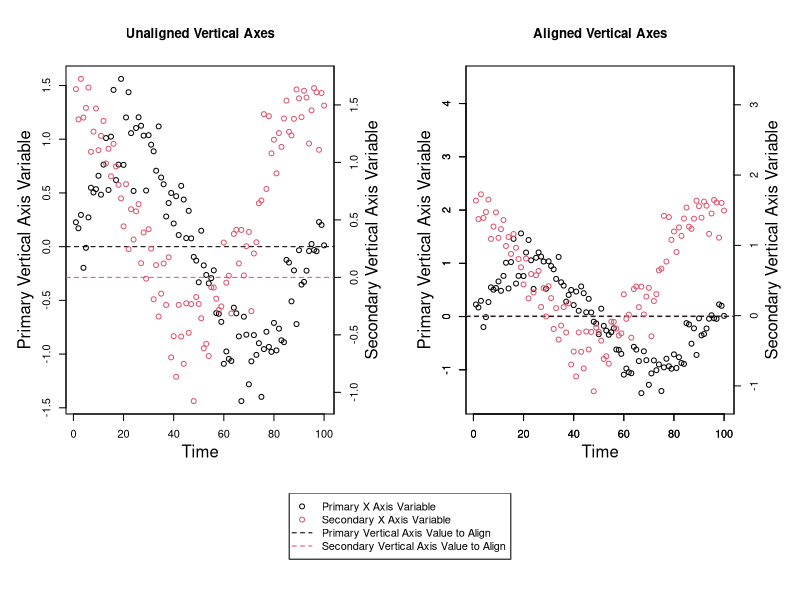
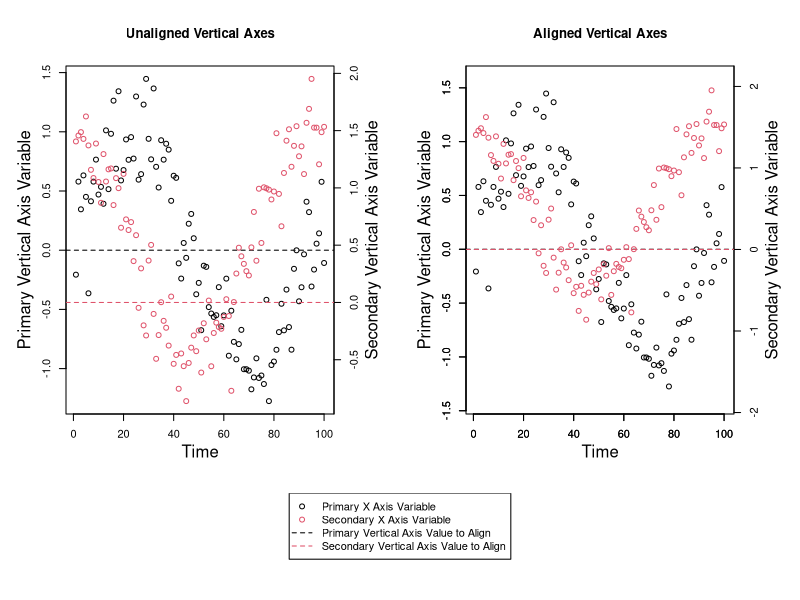

Write R code to recreate these figures, in order. (Note: this script raises an error after producing the figures.)

# A Function for Aligning a Value on Primary and Secondary Vertical Axes on
# Plots

# David Moore
# davidblakneymoore@gmail.com
# April 2021


# The Explanation

# You might want to align a value (such as 0) on both the primary and secondary
# vertical axes. Aligning values can't typically be done by default. You could
# manually define axis limits for both axes to align a value, but if you
# manually choose values for these limits, you might end up with more space on
# the top or the bottom of the graph than is desireable, or you may not be able
# to line up the values across both axes perfectly.

# Here is a function for determining how to optimally align a value on both the
# primary and the secondary vertical axes such that there isn't unnecessary 
# additional space on the top or the bottom of any graph and such that the two
# values will perfectly align across both vertical axes. This function returns
# the new axis limits for both the primary and the secondary vertical axes that
# make the two values you wish to align across both vertical axes line up
# perfectly.

# More often than not, you'll probably want to line up the value of 0 across
# both vertical axes, and you may want to preserve the primary vertical axis
# scale and rescale the secondary vertical axis. This function is flexible and
# allows you to align the axes at any value (you can even choose different
# values for both axes) and it allows you to select which axis scale you wish
# to preserve (you could also choose to preserve neither the primary or the
# secondary vertical axis scales and have the algorithm choose the optimal
# solution).

# To align both axes at particular values, a ratio must be calculated for each
# axis. This ratio is the ratio of the distance of the value to align to the
# minimum value of a particular variable to the distance of the maximum value
# to the minimum value of this same variable. This ratio is calculated for both
# axes. Ratios can be greater than 1 or less than 0 if the value you wish to
# align is not within the range of that variable.

# This function takes 6 arguments. The first two are required, and either
# 'Ratio_of_Value_to_Align_to_Vertical_Axis_Range' or 'Axis_Scale_to_Preserve'
# must be provided as well.

# 'Primary_Vertical_Axis_Variable' is a numeric vector - it's the variable you
# wish to appear on the primary vertical axis.

# 'Secondary_Vertical_Axis_Variable' is a numeric vector - it's the variable
# you wish to appear on the secondary vertical axis.

# 'Data_Frame' is an optional argument you can provide if both the
# 'Primary_Vertical_Axis_Variable' and 'Secondary_Vertical_Axis_Variable'
# arguments come from the same data frame and you only want to type the data
# frame name once.

# 'Primary_Vertical_Axis_Value_to_Align = 0' is the value you wish to align on
# the primary vertical axis. The default value for this argument is 0.

# 'Secondary_Vertical_Axis_Value_to_Align = 0' is the value you wish to align
# on the secondary vertical axis. The default value for this argument is 0.

# 'Ratio_of_Value_to_Align_to_Vertical_Axis_Range' sets where on the vertical
# axis the value to align is. For example, the values to align may both be 0,
# and if the 'Ratio_of_Value_to_Align_to_Vertical_Axis_Range' is 0.5, the value
# to align (0) will be exactly halfway up the vertical axis. If the
# 'Ratio_of_Value_to_Align_to_Vertical_Axis_Range' is 0.25, the values to align
# will both be a quarter of the way up both vertical axes from the bottom of
# the plot. If this argument is a number between 0 and 1, the value to align
# will be visible in the plotting region; if this argument is greater than 1 or
# less than 0, the value to align will not appear in the plotting region, but
# it will still be aligned on both vertical axes. This argument is required
# only if the 'Axis_Scale_to_Preserve' argument is not provided.

# 'Axis_Scale_to_Preserve = "Neither"' tells the function if the scale of one
# of the vertical axes should be preserved and not rescaled at all. The three
# possibilities for this argument are 'Primary', 'Secondary', and 'Neither',
# with the latter being the default. This argument could be used if one of the
# vertical axes is much more important than the other. For example, if you wish
# to plot the primary vertical axis variable such that it takes up the entire
# plotting region and is not rescaled by this function, you would set this
# argument to 'Primary', and all of the rescaling would occur on the secondary
# vertical axis. If the 'Ratio_of_Value_to_Align_to_Vertical_Axis_Range'
# argument is not specified, this argument is required. It should be noted that
# there are cases where it would be impossible to preserve one of the vertical
# axis scales - for example, if one vertical axis variable had a maximum value
# of 10 and a value to align of 15, and the other vertical axis variable had a
# minimum value of 20 and a value to align of 15, there be no possible way to
# plot all of the points while aligning both vertical axes at the value 15.

# 'Axis_Buffer = 10' is the minimum total percent of blank space you wish to
# leave around the top and the bottom of the graph (half of this space will
# appear on the top and half will appear on the bottom). Ten percent is the
# default. It is the minimum total percent of blank space around the top and
# the bottom because if rescaling is necessary to align the values across both
# vertical axes, it follows that more than 10 % of blank space will necessarily
# exist on at least one end of one of the vertical axes. To minimize blank
# space, you could preserve the scale of one of the vertical axes by setting
# the 'Axis_Scale_to_Preserve' argument to either 'Primary' or 'Secondary'.


# The Function

Axis_Limits_for_Primary_and_Secondary_Vertical_Axes_Aligned_by_a_Value_Function <- function (Primary_Vertical_Axis_Variable, Secondary_Vertical_Axis_Variable, Data_Frame, Primary_Vertical_Axis_Value_to_Align = 0, Secondary_Vertical_Axis_Value_to_Align = 0, Ratio_of_Value_to_Align_to_Vertical_Axis_Range = NULL, Axis_Scale_to_Preserve = "Neither", Axis_Buffer = 10) {
  if (!missing(Data_Frame)) {
    Primary_Vertical_Axis_Variable <- Data_Frame[[deparse(substitute(Primary_Vertical_Axis_Variable))]]
    Secondary_Vertical_Axis_Variable <- Data_Frame[[deparse(substitute(Secondary_Vertical_Axis_Variable))]]
  }
  if (!is.numeric(Primary_Vertical_Axis_Variable)) {
    stop("'Primary_Vertical_Axis_Variable' must be numeric.")
  }
  if (!is.numeric(Secondary_Vertical_Axis_Variable)) {
    stop("'Secondary_Vertical_Axis_Variable' must be numeric.")
  }
  if (!is.numeric(Primary_Vertical_Axis_Value_to_Align) | length(Primary_Vertical_Axis_Value_to_Align) != 1) {
    stop("'Primary_Vertical_Axis_Value_to_Align' must be a single numeric value.")
  }
  if (!is.numeric(Secondary_Vertical_Axis_Value_to_Align) | length(Secondary_Vertical_Axis_Value_to_Align) != 1) {
    stop("'Secondary_Vertical_Axis_Value_to_Align' must be a single numeric value.")
  }
  if (!is.null(Ratio_of_Value_to_Align_to_Vertical_Axis_Range)) {
    if (!is.numeric(Ratio_of_Value_to_Align_to_Vertical_Axis_Range) | length(Ratio_of_Value_to_Align_to_Vertical_Axis_Range) != 1) {
      stop("'Ratio_of_Value_to_Align_to_Vertical_Axis_Range' must be a single numeric value.")
    }
    if (Ratio_of_Value_to_Align_to_Vertical_Axis_Range <= 0 | Ratio_of_Value_to_Align_to_Vertical_Axis_Range >= 1) {
      warning ("'Ratio_of_Value_to_Align_to_Vertical_Axis_Range' should be a number between 0 and 1. If it isn't, the values to align will be outside of the plotting region, and you risk not having all the data points inside the plotting region.")
    }
  }
  if (!(Axis_Scale_to_Preserve %in% c("Primary", "Secondary", "Neither")) | length(Axis_Scale_to_Preserve) != 1) {
    stop ("'Axis_Scale_to_Preserve' must be a single item and it must be either 'Primary', 'Secondary', or 'Neither'.")
  }
  if (!is.numeric(Axis_Buffer) | length(Axis_Buffer) != 1) {
    stop("'Axis_Buffer' must be a single numeric value.")
  }
  if (Axis_Buffer < 0 | Axis_Buffer > 100) {
    stop ("'Axis_Buffer' must be a number between 0 and 100 (inclusive).")
  }
  Values_to_Align <- data.frame(Primary_Vertical_Axis_Value_to_Align, Secondary_Vertical_Axis_Value_to_Align)
  Axis_Buffer <- 1 + Axis_Buffer / 100
  Minimum_Primary_Vertical_Axis_Variable_Value <- min(Primary_Vertical_Axis_Variable[is.finite(Primary_Vertical_Axis_Variable)])
  Maximum_Primary_Vertical_Axis_Variable_Value <- max(Primary_Vertical_Axis_Variable[is.finite(Primary_Vertical_Axis_Variable)])
  Minimum_Secondary_Vertical_Axis_Variable_Value <- min(Secondary_Vertical_Axis_Variable[is.finite(Secondary_Vertical_Axis_Variable)])
  Maximum_Secondary_Vertical_Axis_Variable_Value <- max(Secondary_Vertical_Axis_Variable[is.finite(Secondary_Vertical_Axis_Variable)])
  Primary_Vertical_Axis_Buffer <- ((Maximum_Primary_Vertical_Axis_Variable_Value - Minimum_Primary_Vertical_Axis_Variable_Value) * Axis_Buffer - (Maximum_Primary_Vertical_Axis_Variable_Value - Minimum_Primary_Vertical_Axis_Variable_Value)) / 2
  Secondary_Vertical_Axis_Buffer <- ((Maximum_Secondary_Vertical_Axis_Variable_Value - Minimum_Secondary_Vertical_Axis_Variable_Value) * Axis_Buffer - (Maximum_Secondary_Vertical_Axis_Variable_Value - Minimum_Secondary_Vertical_Axis_Variable_Value)) / 2
  Ratio_of_Value_to_Align_to_Primary_Vertical_Axis_Range <- (Primary_Vertical_Axis_Value_to_Align - Minimum_Primary_Vertical_Axis_Variable_Value) / (Maximum_Primary_Vertical_Axis_Variable_Value - Minimum_Primary_Vertical_Axis_Variable_Value)
  Ratio_of_Value_to_Align_to_Secondary_Vertical_Axis_Range <- (Secondary_Vertical_Axis_Value_to_Align - Minimum_Secondary_Vertical_Axis_Variable_Value) / (Maximum_Secondary_Vertical_Axis_Variable_Value - Minimum_Secondary_Vertical_Axis_Variable_Value)
  if (!is.null(Ratio_of_Value_to_Align_to_Vertical_Axis_Range)) {
    if (Axis_Scale_to_Preserve == "Primary" & Ratio_of_Value_to_Align_to_Primary_Vertical_Axis_Range != Ratio_of_Value_to_Align_to_Vertical_Axis_Range) {
      stop ("You cannot preserve the primary vertical axis scale and set the ratio of the value to align to the vertical axis range to something other than what it is for the primary vertical axis")
    }
    if (Axis_Scale_to_Preserve == "Secondary" & Ratio_of_Value_to_Align_to_Secondary_Vertical_Axis_Range != Ratio_of_Value_to_Align_to_Vertical_Axis_Range) {
      stop ("You cannot preserve the secondary vertical axis scale and set the ratio of the value to align to the vertical axis range to something other than what it is for the secondary vertical axis")
    }
  }
  if (Axis_Scale_to_Preserve == "Primary" & ((Ratio_of_Value_to_Align_to_Primary_Vertical_Axis_Range < 0 & (Ratio_of_Value_to_Align_to_Secondary_Vertical_Axis_Range < 1 & Ratio_of_Value_to_Align_to_Secondary_Vertical_Axis_Range > 0)) | (Ratio_of_Value_to_Align_to_Primary_Vertical_Axis_Range > 1 & (Ratio_of_Value_to_Align_to_Secondary_Vertical_Axis_Range < 1 & Ratio_of_Value_to_Align_to_Secondary_Vertical_Axis_Range > 0)) | (Ratio_of_Value_to_Align_to_Primary_Vertical_Axis_Range < 0 & Ratio_of_Value_to_Align_to_Secondary_Vertical_Axis_Range > 1) | (Ratio_of_Value_to_Align_to_Primary_Vertical_Axis_Range > 1 & Ratio_of_Value_to_Align_to_Secondary_Vertical_Axis_Range < 0))) {
    warning ("If you try to preserve the primary axis scale while using these values to align, at least one data point will be outside of the plotting region")
  }
  if (Axis_Scale_to_Preserve == "Secondary" & ((Ratio_of_Value_to_Align_to_Secondary_Vertical_Axis_Range < 0 & (Ratio_of_Value_to_Align_to_Primary_Vertical_Axis_Range < 1 & Ratio_of_Value_to_Align_to_Primary_Vertical_Axis_Range > 0)) | (Ratio_of_Value_to_Align_to_Secondary_Vertical_Axis_Range > 1 & (Ratio_of_Value_to_Align_to_Primary_Vertical_Axis_Range < 1 & Ratio_of_Value_to_Align_to_Primary_Vertical_Axis_Range > 0)) | (Ratio_of_Value_to_Align_to_Secondary_Vertical_Axis_Range < 0 & Ratio_of_Value_to_Align_to_Primary_Vertical_Axis_Range > 1) | (Ratio_of_Value_to_Align_to_Secondary_Vertical_Axis_Range > 1 & Ratio_of_Value_to_Align_to_Primary_Vertical_Axis_Range < 0))) {
    warning ("If you try to preserve the secondary axis scale while using these values to align, at least one data point will be outside of the plotting region")
  }
  if (Axis_Scale_to_Preserve == "Primary") {
    Primary_Vertical_Axis_Range <- c(Minimum_Primary_Vertical_Axis_Variable_Value - Primary_Vertical_Axis_Buffer, Maximum_Primary_Vertical_Axis_Variable_Value + Primary_Vertical_Axis_Buffer)
    Secondary_Vertical_Axis_Range <- if (Ratio_of_Value_to_Align_to_Primary_Vertical_Axis_Range > Ratio_of_Value_to_Align_to_Secondary_Vertical_Axis_Range) {
      c(((Ratio_of_Value_to_Align_to_Primary_Vertical_Axis_Range * Maximum_Secondary_Vertical_Axis_Variable_Value - Secondary_Vertical_Axis_Value_to_Align) / (Ratio_of_Value_to_Align_to_Primary_Vertical_Axis_Range - 1) - Secondary_Vertical_Axis_Buffer), Maximum_Secondary_Vertical_Axis_Variable_Value + Secondary_Vertical_Axis_Buffer)
    } else if (Ratio_of_Value_to_Align_to_Secondary_Vertical_Axis_Range > Ratio_of_Value_to_Align_to_Primary_Vertical_Axis_Range) {
      c(Minimum_Secondary_Vertical_Axis_Variable_Value - Secondary_Vertical_Axis_Buffer, ((Secondary_Vertical_Axis_Value_to_Align - Minimum_Secondary_Vertical_Axis_Variable_Value + Ratio_of_Value_to_Align_to_Primary_Vertical_Axis_Range * Minimum_Secondary_Vertical_Axis_Variable_Value) / Ratio_of_Value_to_Align_to_Primary_Vertical_Axis_Range) + Secondary_Vertical_Axis_Buffer)
    } else if (Ratio_of_Value_to_Align_to_Primary_Vertical_Axis_Range == Ratio_of_Value_to_Align_to_Secondary_Vertical_Axis_Range) {
      c(Minimum_Secondary_Vertical_Axis_Variable_Value - Secondary_Vertical_Axis_Buffer, Maximum_Secondary_Vertical_Axis_Variable_Value + Secondary_Vertical_Axis_Buffer)
    }
  } else if (Axis_Scale_to_Preserve == "Secondary") {
    Primary_Vertical_Axis_Range <- if (Ratio_of_Value_to_Align_to_Secondary_Vertical_Axis_Range > Ratio_of_Value_to_Align_to_Primary_Vertical_Axis_Range) {
      c(((Ratio_of_Value_to_Align_to_Secondary_Vertical_Axis_Range * Maximum_Primary_Vertical_Axis_Variable_Value - Primary_Vertical_Axis_Value_to_Align) / (Ratio_of_Value_to_Align_to_Secondary_Vertical_Axis_Range - 1)) - Primary_Vertical_Axis_Buffer, Maximum_Primary_Vertical_Axis_Variable_Value + Primary_Vertical_Axis_Buffer)
    } else if (Ratio_of_Value_to_Align_to_Primary_Vertical_Axis_Range > Ratio_of_Value_to_Align_to_Secondary_Vertical_Axis_Range) {
      c(Minimum_Primary_Vertical_Axis_Variable_Value - Primary_Vertical_Axis_Buffer, ((Primary_Vertical_Axis_Value_to_Align - Minimum_Primary_Vertical_Axis_Variable_Value + Ratio_of_Value_to_Align_to_Secondary_Vertical_Axis_Range * Minimum_Primary_Vertical_Axis_Variable_Value) / Ratio_of_Value_to_Align_to_Secondary_Vertical_Axis_Range) + Primary_Vertical_Axis_Buffer)
    } else if (Ratio_of_Value_to_Align_to_Primary_Vertical_Axis_Range == Ratio_of_Value_to_Align_to_Secondary_Vertical_Axis_Range) {
      c(Minimum_Primary_Vertical_Axis_Variable_Value - Primary_Vertical_Axis_Buffer, Maximum_Primary_Vertical_Axis_Variable_Value + Primary_Vertical_Axis_Buffer)
    }
    Secondary_Vertical_Axis_Range <- c(Minimum_Secondary_Vertical_Axis_Variable_Value - Secondary_Vertical_Axis_Buffer, Maximum_Secondary_Vertical_Axis_Variable_Value + Secondary_Vertical_Axis_Buffer)
  } else if (Axis_Scale_to_Preserve == "Neither") {
    if (is.null(Ratio_of_Value_to_Align_to_Vertical_Axis_Range)) {
      if (mean(c(Ratio_of_Value_to_Align_to_Primary_Vertical_Axis_Range, Ratio_of_Value_to_Align_to_Secondary_Vertical_Axis_Range)) > 0 & mean(c(Ratio_of_Value_to_Align_to_Primary_Vertical_Axis_Range, Ratio_of_Value_to_Align_to_Secondary_Vertical_Axis_Range)) < 1) {
        Ratio_of_Value_to_Align_to_Vertical_Axis_Range <- mean(c(Ratio_of_Value_to_Align_to_Primary_Vertical_Axis_Range, Ratio_of_Value_to_Align_to_Secondary_Vertical_Axis_Range))
      } else if (mean(c(Ratio_of_Value_to_Align_to_Primary_Vertical_Axis_Range, Ratio_of_Value_to_Align_to_Secondary_Vertical_Axis_Range)) <= 0 & mean(c(Ratio_of_Value_to_Align_to_Primary_Vertical_Axis_Range, Ratio_of_Value_to_Align_to_Secondary_Vertical_Axis_Range)) >= 1) {
        stop ("Please supply a value for the 'Ratio_of_Value_to_Align_to_Vertical_Axis_Range' argument between 0 and 1 or specify which axis scale to preserve")
      }
    }
    if (!is.null(Ratio_of_Value_to_Align_to_Vertical_Axis_Range)) {
      Primary_Vertical_Axis_Range <- if (Ratio_of_Value_to_Align_to_Vertical_Axis_Range > Ratio_of_Value_to_Align_to_Primary_Vertical_Axis_Range) {
        c(((Ratio_of_Value_to_Align_to_Vertical_Axis_Range * Maximum_Primary_Vertical_Axis_Variable_Value - Primary_Vertical_Axis_Value_to_Align) / (Ratio_of_Value_to_Align_to_Vertical_Axis_Range - 1)) - Primary_Vertical_Axis_Buffer, Maximum_Primary_Vertical_Axis_Variable_Value + Primary_Vertical_Axis_Buffer)
      } else if (Ratio_of_Value_to_Align_to_Primary_Vertical_Axis_Range > Ratio_of_Value_to_Align_to_Vertical_Axis_Range) {
        c(Minimum_Primary_Vertical_Axis_Variable_Value - Primary_Vertical_Axis_Buffer, ((Primary_Vertical_Axis_Value_to_Align - Minimum_Primary_Vertical_Axis_Variable_Value + Ratio_of_Value_to_Align_to_Vertical_Axis_Range * Minimum_Primary_Vertical_Axis_Variable_Value) / Ratio_of_Value_to_Align_to_Vertical_Axis_Range) + Primary_Vertical_Axis_Buffer)
      } else if (Ratio_of_Value_to_Align_to_Primary_Vertical_Axis_Range == Ratio_of_Value_to_Align_to_Vertical_Axis_Range) {
        c(Minimum_Primary_Vertical_Axis_Variable_Value - Primary_Vertical_Axis_Buffer, Maximum_Primary_Vertical_Axis_Variable_Value + Primary_Vertical_Axis_Buffer)
      }
      Secondary_Vertical_Axis_Range <- if (Ratio_of_Value_to_Align_to_Vertical_Axis_Range > Ratio_of_Value_to_Align_to_Secondary_Vertical_Axis_Range) {
        c(((Ratio_of_Value_to_Align_to_Vertical_Axis_Range * Maximum_Secondary_Vertical_Axis_Variable_Value - Secondary_Vertical_Axis_Value_to_Align) / (Ratio_of_Value_to_Align_to_Vertical_Axis_Range - 1) - Secondary_Vertical_Axis_Buffer), Maximum_Secondary_Vertical_Axis_Variable_Value + Secondary_Vertical_Axis_Buffer)
      } else if (Ratio_of_Value_to_Align_to_Secondary_Vertical_Axis_Range > Ratio_of_Value_to_Align_to_Vertical_Axis_Range) {
        c(Minimum_Secondary_Vertical_Axis_Variable_Value - Secondary_Vertical_Axis_Buffer, ((Secondary_Vertical_Axis_Value_to_Align - Minimum_Secondary_Vertical_Axis_Variable_Value + Ratio_of_Value_to_Align_to_Vertical_Axis_Range * Minimum_Secondary_Vertical_Axis_Variable_Value) / Ratio_of_Value_to_Align_to_Vertical_Axis_Range) + Secondary_Vertical_Axis_Buffer)
      } else if (Ratio_of_Value_to_Align_to_Vertical_Axis_Range == Ratio_of_Value_to_Align_to_Secondary_Vertical_Axis_Range) {
        c(Minimum_Secondary_Vertical_Axis_Variable_Value - Secondary_Vertical_Axis_Buffer, Maximum_Secondary_Vertical_Axis_Variable_Value + Secondary_Vertical_Axis_Buffer)
      }
    }
  }
  names(Primary_Vertical_Axis_Range) <- c("Minimum", "Maximum")
  names(Secondary_Vertical_Axis_Range) <- c("Minimum", "Maximum")
  list(Primary_Vertical_Axis_Range = Primary_Vertical_Axis_Range, Secondary_Vertical_Axis_Range = Secondary_Vertical_Axis_Range, Values_to_Align = Values_to_Align)
}


# Some Examples

# Let's use this function on some made-up data.

# First, let's generate some made-up data.

Practice_Data <- structure(list(Time = 1:100, Primary_Vertical_Axis_Variable = c(0.22704042899679, 0.171051342676768, 0.295373359481899, -0.197259035434989, -0.0106160892114656, 0.272180464537922, 0.548317696212064, 0.504400776504627, 0.535175112037852, 0.659796660419012, 0.484022873006747, 0.763427914281607, 1.01081189342087, 0.527275244638451, 1.02383078435645, 1.45882365087558, 0.619781379385278, 0.763744028540586, 1.56149872523748, 0.761000711707437, 1.20256603840857, 1.43775188297997, 1.05673949785171, 0.518392125919475, 1.10425689105379, 1.20426420764684, 1.12529223989712, 1.03337726623079, 0.522392736613537, 1.0377445707734, 0.949129431418696, 0.88749352645862, 0.706750673059184, 1.11927992638128, 0.643802831565079, 0.580963521170729, 0.280812306532534, 0.405955699667226, 0.499546367013415, 0.215323600910484, 0.469390216058786, 0.107998238273562, 0.565848623209337, 0.438461976564328, 0.0794893087305955, 0.333158448049156, 0.0769172726926761, -0.0958625519933304, -0.130151514147602, -0.331509693974829, 0.148225925289188, -0.174324290137772, -0.263426646945512, -0.341728364415924, -0.292824499333797, -0.220595205386657, -0.618550875112797, -0.62516988554484, -0.700033330779136, -1.09048383643344, -0.975552527952654, -1.04506060742311, -1.06436653382086, -0.56805317310425, -0.620650403171538, -0.835356038838042, -1.43768831108067, -0.651915223485666, -0.819396073318896, -1.28116702074008, -1.06737589811338, -0.823345101786524, -1.00731194489684, -0.898716208745865, -1.39837716704215, -0.953665962132904, -0.792247569290499, -0.932917390477086, -0.979552707079592, -0.70979531634533, -0.965636099632769, -0.763054047249181, -0.871523201366529, -0.889065295594285, -0.123369211815544, -0.148037638597252, -0.509229428194743, -0.221119774271099, -0.720626428354862, -0.0334756549314663, -0.353400093836653, -0.328126733370992, -0.223630761255335, -0.0402857881524264, 0.0245243716799691, -0.0312054606871837, -0.0432666051538198, 0.22885949020795, 0.201716810783227, 0.0120535175986479), Secondary_Vertical_Axis_Variable = c(1.63740959611018, 1.37429416156773, 1.7264362715331, 1.38976759258664, 1.47463211754709, 1.65134539390083, 1.0919186370708, 1.26770812495284, 1.46936014318898, 1.10656685829106, 1.23052773147138, 1.36077127569478, 0.990987329649239, 1.11882901151116, 0.878714793952109, 1.16166953910259, 0.964958583171444, 0.804964669734433, 0.68732580012754, 0.443884606344239, 0.810981320732856, 0.245770796791638, 0.592722723930691, 0.329330235065464, 0.57436503268312, 0.63685295911431, 0.123219925587219, 0.390659623189359, -0.0114827721228556, 0.418740497704195, 0.249715857124004, -0.190367436810004, 0.107154603862054, -0.340945339223141, -0.141589176380839, 0.120991236283374, -0.239887869541591, 0.174183052346282, -0.69572254518649, -0.5114071971833, -0.864715784368171, -0.239227387010985, -0.514520927766591, -0.751706645648148, -0.225934947865732, -0.481988260485633, -0.232578600951792, -1.07626933898627, -0.170793617580938, -0.231383477923837, -0.355701342540428, -0.617327238023798, -0.578072688376317, -0.68401185536377, -0.0858054671635022, -0.089108612614218, -0.185399362520759, -0.282936788213533, -0.252449270236627, 0.303213620586943, -0.046152318867939, 0.0144079948789615, -0.313823212539516, 0.377953119771485, 0.413510854925381, 0.121129021607843, 0.412681527426005, 0.0168148967398252, 0.271122213174506, 0.395392461768439, -0.293262298878551, 0.207836189544246, 0.305441059609931, 0.644398211101786, 0.66829536610808, 1.41967809324598, 0.769306300795675, 1.40234035467878, 1.07829219210413, 1.1974265963385, 0.904662337372966, 1.25524568926821, 1.13503718342011, 1.38176421012862, 1.53749356890857, 1.26610491046628, 1.23479527949536, 1.37917010148661, 1.63482743027776, 1.55700321201225, 1.39362336569581, 1.62327684235889, 1.56450925921758, 1.16370193835118, 1.45332914326502, 1.64613004798911, 1.60973560274891, 1.10951940096566, 1.60349635543919, 1.49436696791733)), class = "data.frame", row.names = c(NA, -100L))

# Next, let's run the function to determine what our vertical axis limits will
# be.

(New_Axis_Limits <- Axis_Limits_for_Primary_and_Secondary_Vertical_Axes_Aligned_by_a_Value_Function(Primary_Vertical_Axis_Variable, Secondary_Vertical_Axis_Variable, Practice_Data, Ratio_of_Value_to_Align_to_Vertical_Axis_Range = 0.25))

# Here's the output from the preceding line of code.

# $Primary_Vertical_Axis_Range
#   Minimum   Maximum 
# -1.587648  4.463024 
# 
# $Secondary_Vertical_Axis_Range
#   Minimum   Maximum 
# -1.216405  3.368943 
# 
# $Values_to_Align
#   Primary_Vertical_Axis_Value_to_Align Secondary_Vertical_Axis_Value_to_Align
# 1                                    0                                      0

# Finally, we'll graph the data.

dev.off()
layout(matrix(c(1, 1, 2, 2, 3, 3, 3, 3), byrow = T, nrow = 2), heights = c(0.8, 0.2))
par(mar = c(5, 5, 5, 5))
with(Practice_Data, plot(Time, Primary_Vertical_Axis_Variable, xlab = "", ylab = ""))
mtext("Time", 1, 2.5)
mtext("Primary Vertical Axis Variable", 2, 2.5)
title("Unaligned Vertical Axes")
abline(h = New_Axis_Limits$Values_to_Align$Primary_Vertical_Axis_Value_to_Align, lty = 2)
par(new = T)
with(Practice_Data, plot(Time, Secondary_Vertical_Axis_Variable, col = 2, xlab = "", ylab = "", axes = F))
axis(4, pretty(Practice_Data$Secondary_Vertical_Axis_Variable))
mtext("Secondary Vertical Axis Variable", 4, 2.5)
abline(h = New_Axis_Limits$Values_to_Align$Secondary_Vertical_Axis_Value_to_Align, col = 2, lty = 2)
with(Practice_Data, plot(Time, Primary_Vertical_Axis_Variable, xlab = "", ylab = "", ylim = New_Axis_Limits$Primary_Vertical_Axis_Range))
axis(1, pretty(Practice_Data$Time))
axis(2, pretty(New_Axis_Limits$Primary_Vertical_Axis_Range))
mtext("Time", 1, 2.5)
mtext("Primary Vertical Axis Variable", 2, 2.5)
title("Aligned Vertical Axes")
abline(h = New_Axis_Limits$Values_to_Align$Primary_Vertical_Axis_Value_to_Align, lty = 2)
par(new = T)
with(Practice_Data, plot(Time, Secondary_Vertical_Axis_Variable, col = 2, xlab = "", ylab = "", ylim = New_Axis_Limits$Secondary_Vertical_Axis_Range, axes = F))
axis(4, pretty(New_Axis_Limits$Secondary_Vertical_Axis_Range))
mtext("Secondary Vertical Axis Variable", 4, 2.5)
abline(h = New_Axis_Limits$Values_to_Align$Secondary_Vertical_Axis_Value_to_Align, col = 2, lty = 2)
par(mar = c(1, 1, 1, 1))
plot(0, type = 'n', axes = F, ylab = "", xlab = "")
legend("top", legend = c("Primary X Axis Variable", "Secondary X Axis Variable", "Primary Vertical Axis Value to Align", "Secondary Vertical Axis Value to Align"), pch = c(1, 1, NA, NA), lty = c(NA, NA, 2, 2), col = c(1:2, 1:2))

# Here's another example.

Practice_Data <- data.frame(Time = 1:100, Primary_Vertical_Axis_Variable = sin(1:100 / 15) + rnorm(100, 0, 0.25), Secondary_Vertical_Axis_Variable = cos(1:100 / 15) + rnorm(100, 0.5, 0.25))
(New_Axis_Limits <- Axis_Limits_for_Primary_and_Secondary_Vertical_Axes_Aligned_by_a_Value_Function(Primary_Vertical_Axis_Variable, Secondary_Vertical_Axis_Variable, Practice_Data, Axis_Scale_to_Preserve = "Primary"))
dev.off()
layout(matrix(c(1, 1, 2, 2, 3, 3, 3, 3), byrow = T, nrow = 2), heights = c(0.8, 0.2))
par(mar = c(5, 5, 5, 5))
with(Practice_Data, plot(Time, Primary_Vertical_Axis_Variable, xlab = "", ylab = ""))
mtext("Time", 1, 2.5)
mtext("Primary Vertical Axis Variable", 2, 2.5)
title("Unaligned Vertical Axes")
abline(h = New_Axis_Limits$Values_to_Align$Primary_Vertical_Axis_Value_to_Align, lty = 2)
par(new = T)
with(Practice_Data, plot(Time, Secondary_Vertical_Axis_Variable, col = 2, xlab = "", ylab = "", axes = F))
axis(4, pretty(Practice_Data$Secondary_Vertical_Axis_Variable))
mtext("Secondary Vertical Axis Variable", 4, 2.5)
abline(h = New_Axis_Limits$Values_to_Align$Secondary_Vertical_Axis_Value_to_Align, col = 2, lty = 2)
with(Practice_Data, plot(Time, Primary_Vertical_Axis_Variable, xlab = "", ylab = "", ylim = New_Axis_Limits$Primary_Vertical_Axis_Range))
axis(1, pretty(Practice_Data$Time))
axis(2, pretty(New_Axis_Limits$Primary_Vertical_Axis_Range))
mtext("Time", 1, 2.5)
mtext("Primary Vertical Axis Variable", 2, 2.5)
title("Aligned Vertical Axes")
abline(h = New_Axis_Limits$Values_to_Align$Primary_Vertical_Axis_Value_to_Align, lty = 2)
par(new = T)
with(Practice_Data, plot(Time, Secondary_Vertical_Axis_Variable, col = 2, xlab = "", ylab = "", ylim = New_Axis_Limits$Secondary_Vertical_Axis_Range, axes = F))
axis(4, pretty(New_Axis_Limits$Secondary_Vertical_Axis_Range))
mtext("Secondary Vertical Axis Variable", 4, 2.5)
abline(h = New_Axis_Limits$Values_to_Align$Secondary_Vertical_Axis_Value_to_Align, col = 2, lty = 2)
par(mar = c(1, 1, 1, 1))
plot(0, type = 'n', axes = F, ylab = "", xlab = "")
legend("top", legend = c("Primary X Axis Variable", "Secondary X Axis Variable", "Primary Vertical Axis Value to Align", "Secondary Vertical Axis Value to Align"), pch = c(1, 1, NA, NA), lty = c(NA, NA, 2, 2), col = c(1:2, 1:2))
dev.off()

# Here's one more example.

Practice_Data <- data.frame(Time = 1:100, Primary_Vertical_Axis_Variable = sin(1:100 / 15) + rnorm(100, 25, 0.25), Secondary_Vertical_Axis_Variable = cos(1:100 / 15) + rnorm(100, -15, 0.25))
(New_Axis_Limits <- Axis_Limits_for_Primary_and_Secondary_Vertical_Axes_Aligned_by_a_Value_Function(Primary_Vertical_Axis_Variable, Secondary_Vertical_Axis_Variable, Practice_Data, Primary_Vertical_Axis_Value_to_Align = 20, Secondary_Vertical_Axis_Value_to_Align = -10))
dev.off()
layout(matrix(c(1, 1, 2, 2, 3, 3, 3, 3), byrow = T, nrow = 2), heights = c(0.8, 0.2))
par(mar = c(5, 5, 5, 5))
with(Practice_Data, plot(Time, Primary_Vertical_Axis_Variable, xlab = "", ylab = ""))
mtext("Time", 1, 2.5)
mtext("Primary Vertical Axis Variable", 2, 2.5)
title("Unaligned Vertical Axes")
abline(h = New_Axis_Limits$Values_to_Align$Primary_Vertical_Axis_Value_to_Align, lty = 2)
par(new = T)
with(Practice_Data, plot(Time, Secondary_Vertical_Axis_Variable, col = 2, xlab = "", ylab = "", axes = F))
axis(4, pretty(Practice_Data$Secondary_Vertical_Axis_Variable))
mtext("Secondary Vertical Axis Variable", 4, 2.5)
abline(h = New_Axis_Limits$Values_to_Align$Secondary_Vertical_Axis_Value_to_Align, col = 2, lty = 2)
with(Practice_Data, plot(Time, Primary_Vertical_Axis_Variable, xlab = "", ylab = "", ylim = New_Axis_Limits$Primary_Vertical_Axis_Range))
axis(1, pretty(Practice_Data$Time))
axis(2, pretty(New_Axis_Limits$Primary_Vertical_Axis_Range))
mtext("Time", 1, 2.5)
mtext("Primary Vertical Axis Variable", 2, 2.5)
title("Aligned Vertical Axes")
abline(h = New_Axis_Limits$Values_to_Align$Primary_Vertical_Axis_Value_to_Align, lty = 2)
par(new = T)
with(Practice_Data, plot(Time, Secondary_Vertical_Axis_Variable, col = 2, xlab = "", ylab = "", ylim = New_Axis_Limits$Secondary_Vertical_Axis_Range, axes = F))
axis(4, pretty(New_Axis_Limits$Secondary_Vertical_Axis_Range))
mtext("Secondary Vertical Axis Variable", 4, 2.5)
abline(h = New_Axis_Limits$Values_to_Align$Secondary_Vertical_Axis_Value_to_Align, col = 2, lty = 2)
par(mar = c(1, 1, 1, 1))
plot(0, type = 'n', axes = F, ylab = "", xlab = "")
legend("top", legend = c("Primary X Axis Variable", "Secondary X Axis Variable", "Primary Vertical Axis Value to Align", "Secondary Vertical Axis Value to Align"), pch = c(1, 1, NA, NA), lty = c(NA, NA, 2, 2), col = c(1:2, 1:2))
dev.off()
